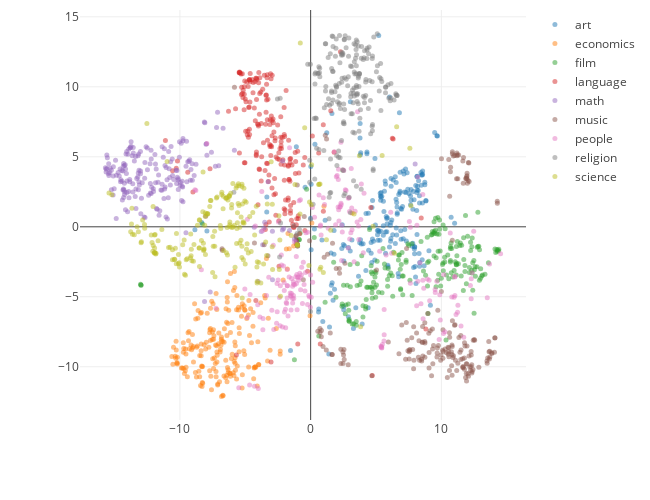

This figure's notebook cell:
### Code cell
%%time
plot_tsne(sample_tags(df, tags=group_1, n=200))

### Figure 1 — Plotly figure (JSON) as saved in the notebook; plotly's stock layout.template omitted (floating-point values rounded to 4 significant figures; data arrays with more than 128 entries replaced by an {"elided": "..."} marker saying what was removed)
{"data": [{"hoverinfo": "text", "marker": {"opacity": 0.5, "size": 5}, "mode": "markers", "name": "art", "text": {"elided": "200 str values"}, "type": "scatter", "x": {"elided": "200 float values"}, "y": {"elided": "200 float values"}}, {"hoverinfo": "text", "marker": {"opacity": 0.5, "size": 5}, "mode": "markers", "name": "economics", "text": {"elided": "200 str values"}, "type": "scatter", "x": {"elided": "200 float values"}, "y": {"elided": "200 float values"}}, {"hoverinfo": "text", "marker": {"opacity": 0.5, "size": 5}, "mode": "markers", "name": "film", "text": {"elided": "200 str values"}, "type": "scatter", "x": {"elided": "200 float values"}, "y": {"elided": "200 float values"}}, {"hoverinfo": "text", "marker": {"opacity": 0.5, "size": 5}, "mode": "markers", "name": "language", "text": {"elided": "200 str values"}, "type": "scatter", "x": {"elided": "200 float values"}, "y": {"elided": "200 float values"}}, {"hoverinfo": "text", "marker": {"opacity": 0.5, "size": 5}, "mode": "markers", "name": "math", "text": {"elided": "200 str values"}, "type": "scatter", "x": {"elided": "200 float values"}, "y": {"elided": "200 float values"}}, {"hoverinfo": "text", "marker": {"opacity": 0.5, "size": 5}, "mode": "markers", "name": "music", "text": {"elided": "200 str values"}, "type": "scatter", "x": {"elided": "200 float values"}, "y": {"elided": "200 float values"}}, {"hoverinfo": "text", "marker": {"opacity": 0.5, "size": 5}, "mode": "markers", "name": "people", "text": {"elided": "200 str values"}, "type": "scatter", "x": {"elided": "200 float values"}, "y": {"elided": "200 float values"}}, {"hoverinfo": "text", "marker": {"opacity": 0.5, "size": 5}, "mode": "markers", "name": "religion", "text": {"elided": "200 str values"}, "type": "scatter", "x": {"elided": "200 float values"}, "y": {"elided": "200 float values"}}, {"hoverinfo": "text", "marker": {"opacity": 0.5, "size": 5}, "mode": "markers", "name": "science", "text": {"elided": "200 str values"}, "type": "scatter", "x": {"elided": "200 float values"}, "y": {"elided": "200 float values"}}], "layout": {"height": 500, "hovermode": "closest", "margin": {"t": 10}, "width": 650}}
